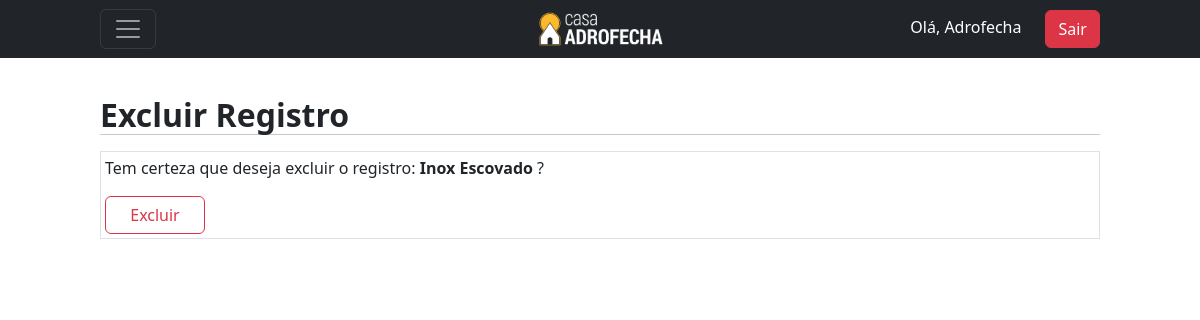
Page /excluir/acabamento/1/ (signed in) on the earlier database version.
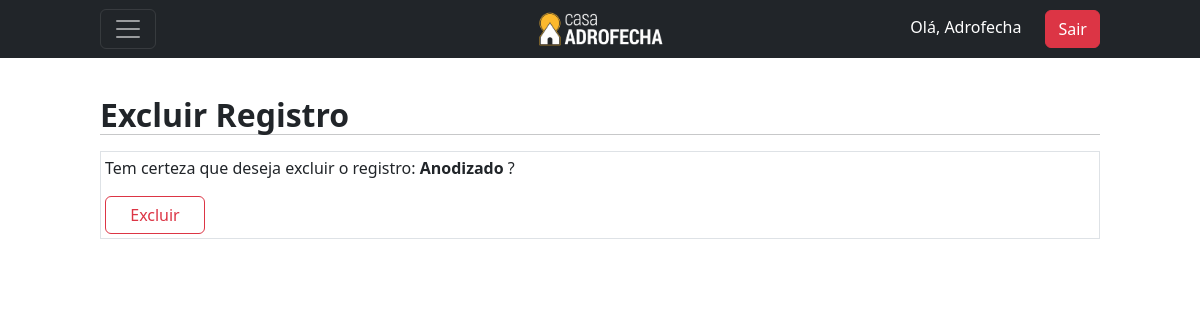
Same page on the later database version.
### cadastros/models.py (models this page shows)
class Acabamento(models.Model):
    acabamento = models.CharField(max_length=50, unique=True)
    class Meta:
        verbose_name = 'Acabamento'
        verbose_name_plural = 'Acabamentos'
        ordering = ["acabamento"]
    def __str__(self):
        return self.acabamento

### cadastros/views.py (the view)
# urls.py: path('excluir/acabamento/<int:pk>/', AcabamentoDelete.as_view(), name='excluir-acabamento'),
class AcabamentoDelete(LoginRequiredMixin, PermissionRequiredMixin,DeleteView):
    model = Acabamento
    template_name = 'cadastros/form-excluir.html'
    success_url = reverse_lazy('listar-acabamento')
    permission_required = 'cadastros.delete.acabamento'

### cadastros/templates/cadastros/form-excluir.html (shortened to what this page needs)
{% extends 'base.html' %}
{% load static %}
{% block content %}
<div class="container mt-5 pt-5">
<h3 class="fs-2 fw-semibold">Excluir Registro</h3>
<hr>
<form class="fs-6 p-1 border mt-3" action="" method="POST">
    <P>
        Tem certeza que deseja excluir o registro: <strong>{{ object }}</strong> ?
    </P>
    <button type="submit" class="mt-3 btn btn-outline-danger" style="width: 100px;">Excluir</button>
</form>
</div>
{% endblock %}

Differences in the rows shown:
changed Acabamento: acabamento "Inox Escovado" → "Anodizado"
